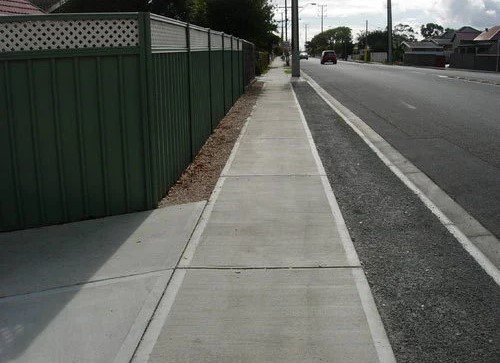
#> input picture testimage2.jpg, 500 x 363 px
$ python task1.py
#> lines starting #> are read from the running program, lines starting #| are printed output that depends on the picture; after the words box and inside, x2 and y2 are one past the last pixel; in counts of white or black regions, pixels touching at a corner belong together
import cv2
import numpy as np
import matplotlib.pyplot as plt
from dataclasses import dataclass

@dataclass
class HueRange:
    """Defines the hue range for road and pavement detection"""
    PAVEMENT_LOWER = 10
    PAVEMENT_UPPER = 40
    ROAD_LOWER_1 = 0
    ROAD_UPPER_1 = 10
    ROAD_LOWER_2 = 40
    ROAD_UPPER_2 = 180

class RoadSegmentation:
    def __init__(self, image_path: str, resize_dims: tuple = (640, 480)):
        """
        Initialize the road segmentation processor.

        Args:
            image_path (str): Path to the input image
            resize_dims (tuple): Dimensions for resizing the image (width, height)
        """
#> called with image_path = 'testimage2.jpg', resize_dims = (640, 480)
        self.image = cv2.imread(image_path)
#> self.image is the input picture: shape (363, 500, 3); mean B, G, R 90.9, 96.2, 93.7
        if resize_dims:
            self.image = cv2.resize(self.image, resize_dims)
#> self.image: shape (480, 640, 3)
        self.height, self.width = self.image.shape[:2]
        self.kernel = np.ones((8, 8), np.uint8)

    def create_roi_mask(self, height_fraction: float = 0.3) -> np.ndarray:
        """
        Create a Region of Interest (ROI) mask for the lower part of the image.

        Args:
            height_fraction (float): Fraction of image height to include in ROI

        Returns:
            np.ndarray: Binary mask for ROI
        """
        roi_mask = np.zeros((self.height, self.width), dtype=np.uint8)
        polygon = np.array([
            [(0, self.height),
             (0, int(self.height * height_fraction)),
             (self.width, int(self.height * height_fraction)),
             (self.width, self.height)]
        ], dtype=np.int32)
        cv2.fillPoly(roi_mask, polygon, 255)
        return roi_mask

    def extract_hue_channel(self) -> np.ndarray:
        """
        Extract the hue channel from the image.

        Returns:
            np.ndarray: Hue channel
        """

        hsv = cv2.cvtColor(self.image, cv2.COLOR_BGR2HSV)
        return hsv[:, :, 0]

    # [14 lines left out: function plot_hue_histogram, not called in this run]

    def create_road_mask(self, hue: np.ndarray) -> np.ndarray:
        """
        Create a binary mask for road areas.

        Args:
            hue (np.ndarray): Hue channel data

        Returns:
            np.ndarray: Binary mask for road areas
        """
        road_mask_1 = cv2.inRange(hue, HueRange.ROAD_LOWER_1, HueRange.ROAD_UPPER_1)
        road_mask_2 = cv2.inRange(hue, HueRange.ROAD_LOWER_2, HueRange.ROAD_UPPER_2)
        return cv2.bitwise_or(road_mask_1, road_mask_2)

    def create_pavement_mask(self, hue: np.ndarray, road_mask: np.ndarray) -> np.ndarray:
        pavement_mask = cv2.inRange(hue, HueRange.PAVEMENT_LOWER, HueRange.PAVEMENT_UPPER)
        pavement_mask = cv2.bitwise_and(pavement_mask, cv2.bitwise_not(road_mask))
        return pavement_mask

    def refine_mask(self, mask: np.ndarray) -> np.ndarray:
        """
        Apply morphological operations to refine a mask.

        Args:
            mask (np.ndarray): Input binary mask

        Returns:
            np.ndarray: Refined binary mask
        """
        refined = cv2.morphologyEx(mask, cv2.MORPH_OPEN, self.kernel)
        return cv2.morphologyEx(refined, cv2.MORPH_CLOSE, self.kernel)

    def segment_image(self, mask: np.ndarray) -> np.ndarray:
        """
        Apply mask to segment the original image.

        Args:
            mask (np.ndarray): Binary mask to apply

        Returns:
            np.ndarray: Segmented image
        """
        return cv2.bitwise_and(self.image, self.image, mask=mask)

    def check_center_region(self, road_mask: np.ndarray, pavement_mask: np.ndarray, roi_height: int = 50, roi_width: int = 100) -> str:
        """
        Check whether the center-bottom part of the image is within the pavement or road region.

        Args:
            road_mask (np.ndarray): Binary mask for the road region.
            pavement_mask (np.ndarray): Binary mask for the pavement region.
            roi_height (int): Height of the ROI rectangle.
            roi_width (int): Width of the ROI rectangle.

        Returns:
            str: 'pavement' if the region is mostly pavement, 'road' otherwise.
        """
        # Define the center-bottom ROI
        x_center = self.width // 2
        y_bottom = self.height - roi_height
        roi = pavement_mask[y_bottom:self.height, x_center - roi_width // 2:x_center + roi_width // 2]

        # Calculate the percentage of pavement pixels in the ROI
        pavement_pixels = cv2.countNonZero(roi)
        total_pixels = roi.size
        pavement_ratio = pavement_pixels / total_pixels

        # Determine if the region is pavement or road based on the ratio
        if pavement_ratio > 0.5:
            return 'pavement'
        else:
            return 'road'

    def draw_pavement_box(self, result: str, direction: str,
                     roi_height: int = 50, roi_width: int = 100) -> np.ndarray:
        """
        Draw a bounding box indicating the detected pavement region and direction arrow.

        Args:
            result (str): 'pavement' or 'road' based on center region detection
            direction (str): 'left', 'right', or 'none' for movement direction
            roi_height (int): Height of the ROI rectangle
            roi_width (int): Width of the ROI rectangle

        Returns:
            np.ndarray: Image with box and arrow overlay
        """
        overlay_image = self.image.copy()
        x_center = self.width // 2
        y_bottom = self.height - roi_height

        # Set colors
        box_color = (0, 255, 0) if result == 'pavement' else (0, 0, 255)
        arrow_color = (0, 0, 255)

        # Draw detection box
        cv2.rectangle(overlay_image,
                    (x_center - roi_width // 2, y_bottom),
                    (x_center + roi_width // 2, self.height),
                    box_color, 2)

        # Add label
        label = f'Detected: {result.capitalize()}'
        cv2.putText(overlay_image, label,
                    (x_center - roi_width // 2, y_bottom - 10),
                    cv2.FONT_HERSHEY_SIMPLEX, 0.6, box_color, 2)

        # Draw direction arrow only if needed
        if direction != 'none' and result == 'road':
            arrow_thickness = 2
            arrow_size = 20

            if direction == 'left':
                start_point = (x_center + roi_width // 2 + 10, y_bottom + roi_height // 2)
                end_point = (start_point[0] - arrow_size, start_point[1])
                cv2.arrowedLine(overlay_image, start_point, end_point,
                            arrow_color, arrow_thickness, tipLength=0.5)
                cv2.putText(overlay_image, "Move Left",
                        (start_point[0] - 90, start_point[1] - 10),
                        cv2.FONT_HERSHEY_SIMPLEX, 0.6, arrow_color, 2)

            elif direction == 'right':
                start_point = (x_center - roi_width // 2 - 10, y_bottom + roi_height // 2)
                end_point = (start_point[0] + arrow_size, start_point[1])
                cv2.arrowedLine(overlay_image, start_point, end_point,
                            arrow_color, arrow_thickness, tipLength=0.5)
                cv2.putText(overlay_image, "Move Right",
                        (start_point[0], start_point[1] - 10),
                        cv2.FONT_HERSHEY_SIMPLEX, 0.6, arrow_color, 2)

        return overlay_image


    # [53 lines left out: function detect_pavement_direction, not called in this run]


    def _display_results(self, road_mask: np.ndarray, pavement_mask: np.ndarray,
                            road_segment: np.ndarray, pavement_segment: np.ndarray) -> None:
            """
            Display processing results.

            Args:
                road_mask (np.ndarray): Road binary mask
                pavement_mask (np.ndarray): Pavement binary mask
                road_segment (np.ndarray): Segmented road image
                pavement_segment (np.ndarray): Segmented pavement image
            """
            cv2.imshow('Road Mask', road_mask)
            cv2.imshow('Pavement Mask', pavement_mask)
            cv2.imshow('Road Segment', road_segment)
            cv2.imshow('Pavement Segment', pavement_segment)
            cv2.waitKey(0)
            cv2.destroyAllWindows()

    def process(self, show_results: bool = True) -> tuple:
        """
        Process the image and perform road/pavement segmentation.

        Args:
            show_results (bool): Whether to display results

        Returns:
            tuple: (road_segment, pavement_segment, result_image, direction)
        """
        # Create masks and segments
        roi_mask = self.create_roi_mask()
#> in create_roi_mask, `cv2.fillPoly(roi_mask, polygon, 255)`:
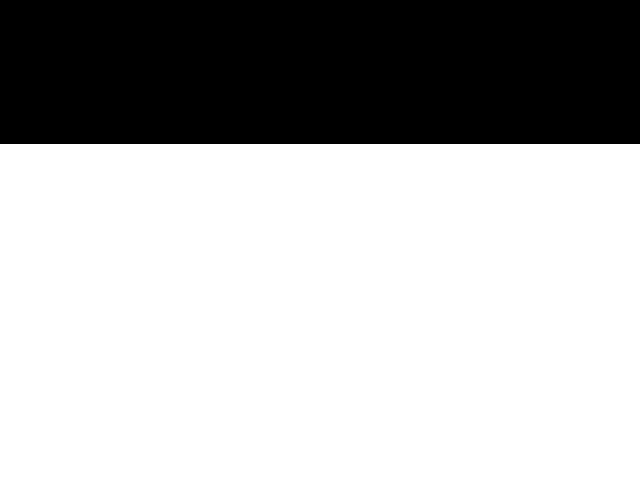
#> roi_mask: shape (480, 640); 70% white; 1 black region, box (x1, y1, x2, y2) and area: (0, 0, 640, 144) 92160
        hue = self.extract_hue_channel()
        masked_hue = cv2.bitwise_and(hue, hue, mask=roi_mask)
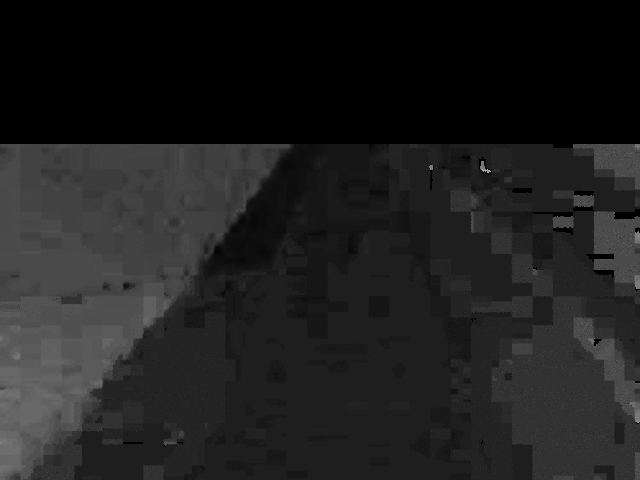
#> masked_hue: shape (480, 640); min 0, max 165, mean 31.2

        road_mask = self.create_road_mask(masked_hue)
#> in create_road_mask, `road_mask_1 = cv2.inRange(hue, HueRange.ROAD_LOWER_1, HueRange.ROAD_UP..`:
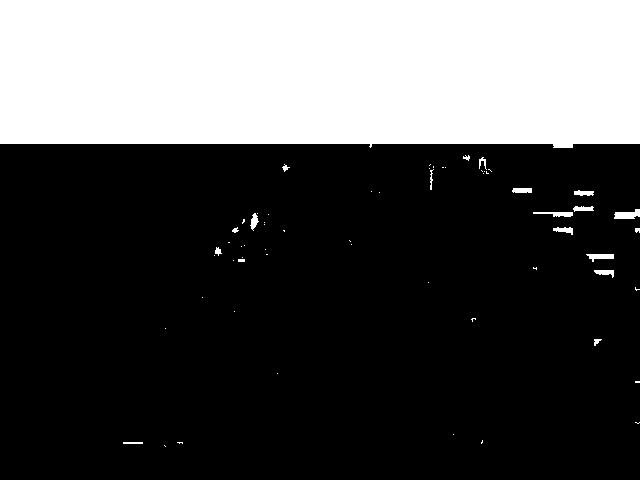
#> road_mask_1: shape (480, 640); 30.5% white; 62 white regions (42 under 20 px), largest, box (x1, y1, x2, y2) and area: (0, 0, 640, 148) 92247, (614, 209, 640, 219) 180, (586, 254, 614, 262) 136
#> in create_road_mask, `road_mask_2 = cv2.inRange(hue, HueRange.ROAD_LOWER_2, HueRange.ROAD_UP..`:
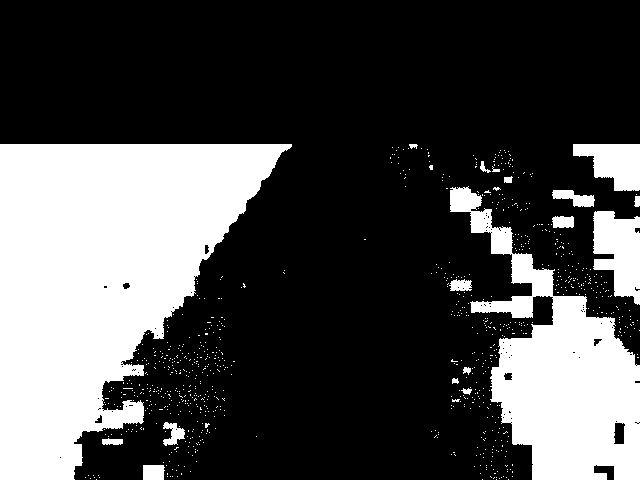
#> road_mask_2: shape (480, 640); 29.6% white; 845 white regions (827 under 20 px), largest, box (x1, y1, x2, y2) and area: (0, 144, 292, 480) 58666, (450, 186, 640, 480) 23960, (593, 211, 640, 305) 3135
        road_mask = self.refine_mask(road_mask)

        pavement_mask = self.create_pavement_mask(masked_hue, road_mask)
        pavement_mask = self.refine_mask(pavement_mask)
#> in refine_mask (call 2), `refined = cv2.morphologyEx(mask, cv2.MORPH_OPEN, self.kernel)`:
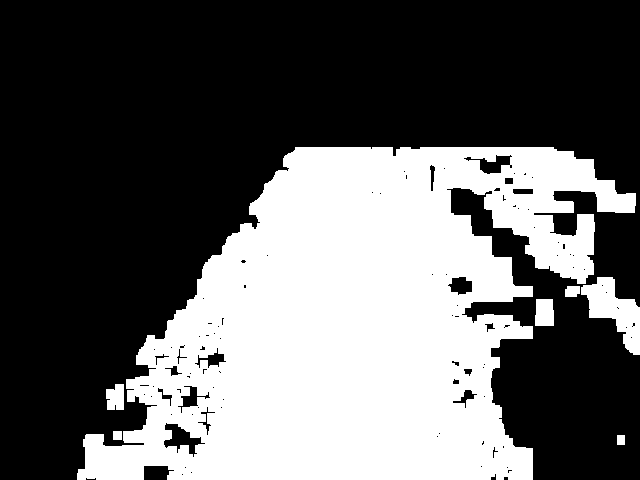
#> refined: shape (480, 640); 37.9% white; 7 white regions, largest, box (x1, y1, x2, y2) and area: (77, 147, 636, 480) 113140, (581, 277, 640, 355) 2185, (535, 299, 554, 326) 486

        road_segment = self.segment_image(road_mask)
        pavement_segment = self.segment_image(pavement_mask)
#> in segment_image (call 2), `return cv2.bitwise_and(self.image, self.image, mask=mask)`:
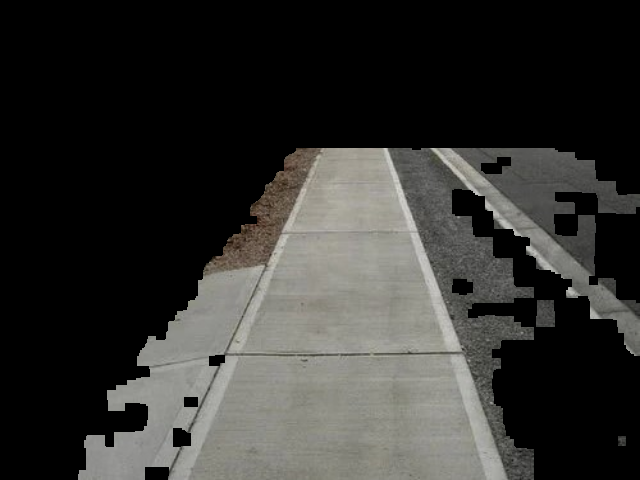
#> returned value: shape (480, 640, 3); mean of channels 0, 1, 2 47.9, 50.5, 50.8; drawn as B, G, R

        # Check center region
        center_result = self.check_center_region(road_mask, pavement_mask)
#> in check_center_region, `pavement_pixels = cv2.countNonZero(roi)`: pavement_pixels = 5000
#> in check_center_region, `pavement_ratio = pavement_pixels / total_pixels`: pavement_ratio = 1
#> center_result = 'pavement'

        # Only detect direction if we're on road
        direction = 'none'
        if center_result == 'road':
            direction = self.detect_pavement_direction(road_mask, pavement_mask)

        # Create result image
        result_image = self.draw_pavement_box(center_result, direction)
#> in draw_pavement_box, `cv2.putText(overlay_image, label, (x_center - roi_width // 2, y_bottom..`:
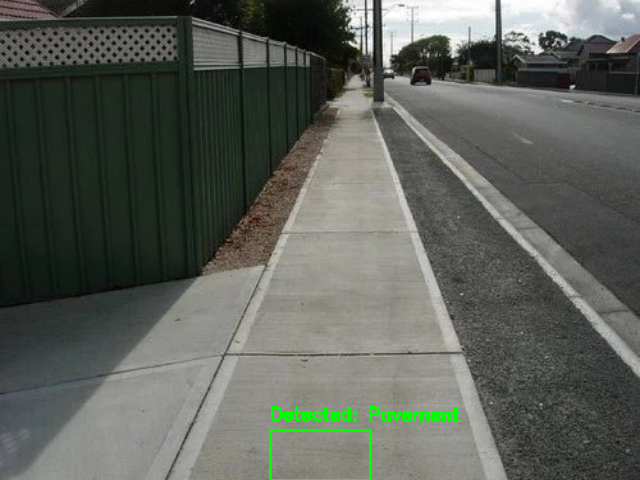
#> overlay_image: shape (480, 640, 3); mean B, G, R 89.9, 96.8, 92.6

        if show_results:
            self._display_results(road_mask, pavement_mask,
                                road_segment, pavement_segment)
            cv2.imshow('Result Image', result_image)
            cv2.waitKey(0)
            cv2.destroyAllWindows()

        return road_segment, pavement_segment, result_image, direction


if __name__ == "__main__":
    segmenter = RoadSegmentation('testimage2.jpg')
    road_segment, pavement_segment,result_image, direction = segmenter.process()
#> direction = 'none'

$ run again, with testimage3.jpg copied over testimage2.jpg
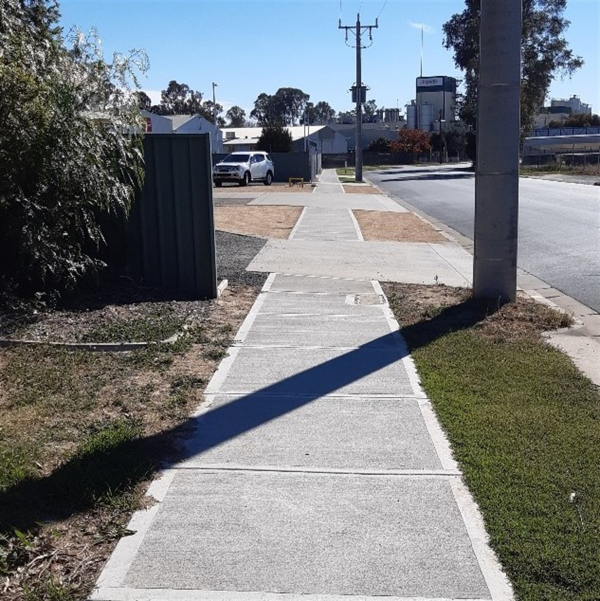
#> input picture testimage3.jpg, 1200 x 1202 px (shown at 1/2 size)
#> in __init__, self.image is the input picture: shape (1202, 1200, 3); mean B, G, R 125.3, 122.2, 118.5
#> self.image: shape (480, 640, 3)
#> roi_mask: shape (480, 640); 70% white; 1 black region, box (x1, y1, x2, y2) and area: (0, 0, 640, 144) 92160
#> hsv: shape (480, 640, 3); mean H, S, V 84.4, 55.2, 132.8
#> in create_road_mask, `road_mask_1 = cv2.inRange(hue, HueRange.ROAD_LOWER_1, HueRange.ROAD_UP..`:
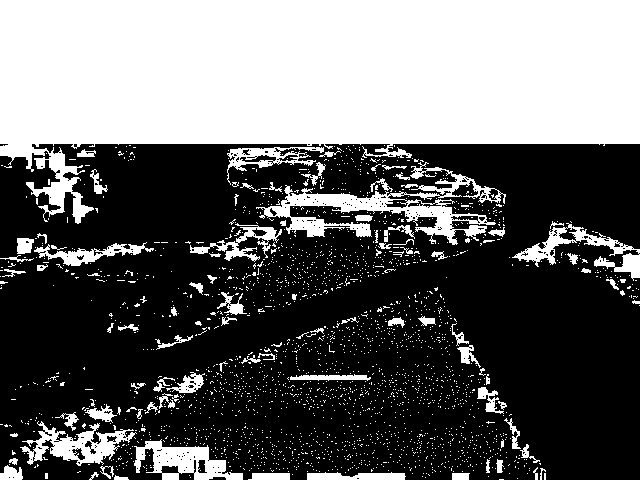
#> road_mask_1: shape (480, 640); 39.3% white; 2396 white regions (2297 under 20 px), largest, box (x1, y1, x2, y2) and area: (0, 0, 640, 224) 94744, (256, 162, 506, 245) 5365, (134, 439, 243, 480) 2145
#> road_mask_2: shape (480, 640); 35.6% white; 171 white regions (150 under 20 px), largest, box (x1, y1, x2, y2) and area: (0, 144, 640, 480) 86460, (0, 144, 307, 260) 21090, (88, 272, 153, 281) 284
#> refined: shape (480, 640); 70.1% white; 51 black regions (31 under 20 px), largest, box (x1, y1, x2, y2) and area: (0, 145, 505, 393) 41463, (410, 221, 640, 480) 36832, (0, 374, 202, 480) 10207
#> refined: shape (480, 640); 21.1% white; 26 white regions, largest, box (x1, y1, x2, y2) and area: (441, 243, 640, 480) 32317, (0, 245, 254, 393) 22184, (231, 163, 320, 191) 1804
#> roi: shape (50, 100); every value is 0
#> pavement_pixels = 0
#> center_result = 'road'
#> center_pavement_ratio = 0
#> left_region: shape (50, 200); 8% white; 5 white regions, box (x1, y1, x2, y2) and area: (0, 33, 38, 50) 410, (0, 0, 15, 10) 116, (77, 28, 86, 40) 108, (31, 0, 68, 5) 93, (61, 45, 77, 50) 70
#> right_region: shape (50, 200); 19% white; 1 white region, box (x1, y1, x2, y2) and area: (148, 0, 200, 50) 1899
#> left_density = 0.0797
#> right_density = 0.19
#> in process, `direction = self.detect_pavement_direction(road_mask, pavement_mask)`: direction = 'right'
#> in draw_pavement_box, `cv2.putText(overlay_image, "Move Right", (start_point[0], start_point[..`:
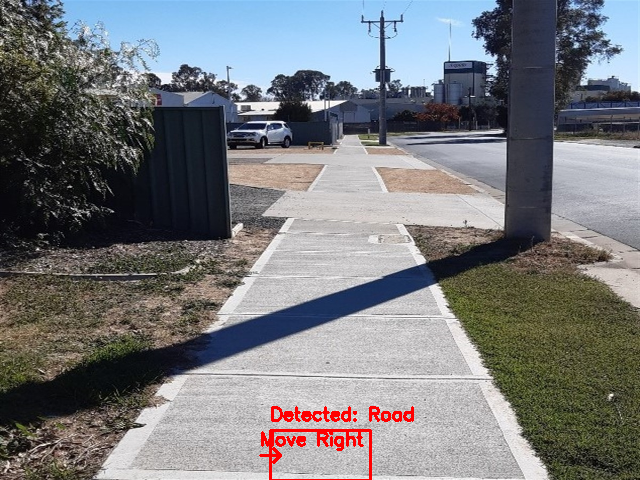
#> overlay_image: shape (480, 640, 3); mean B, G, R 123.5, 120.5, 118.9
